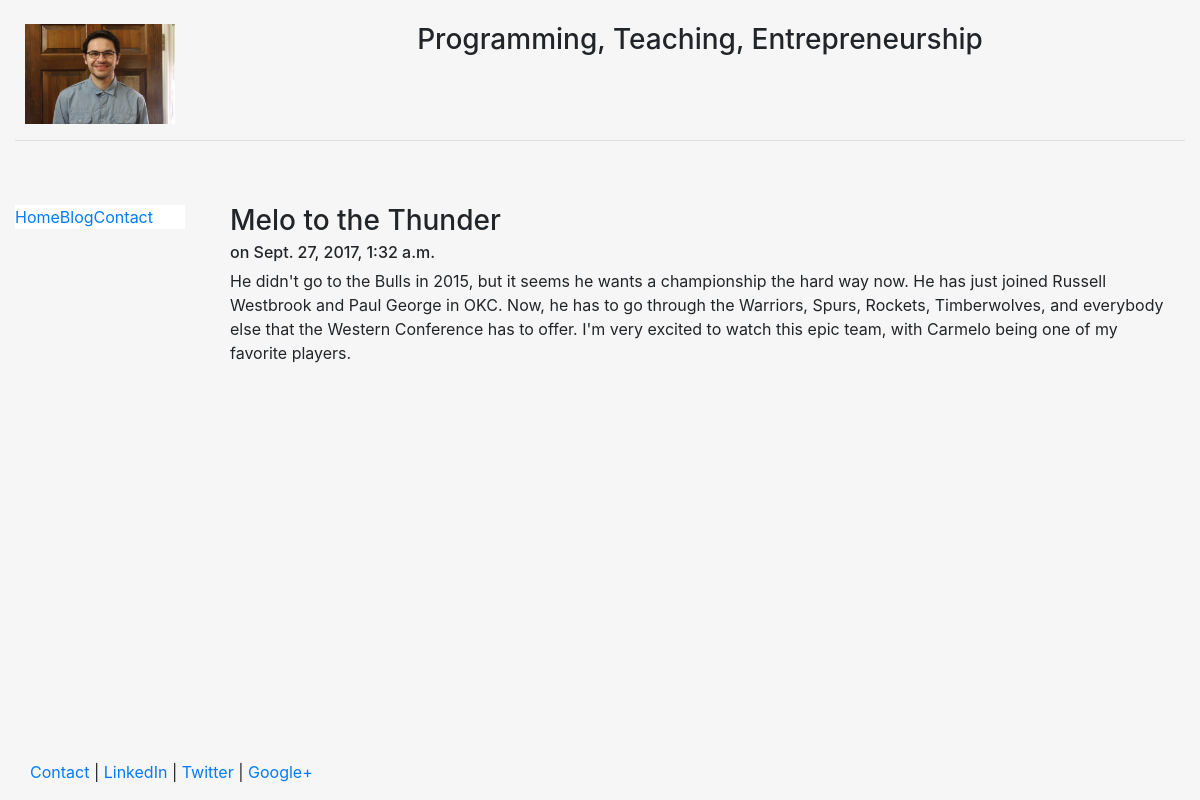
Page /blog/2 on the committed database.
### blog/models.py (models this page shows, shortened)
class Post(models.Model):
	title = models.CharField(max_length=140)
	body = models.TextField()
	date = models.DateTimeField()

### blog/templates/blog/post.html
{% extends "personal/header.html"  %}
{% block content  %}
	<h3>{{ post.title }}</h3>
	<h6>on {{post.date}}</h6>
	{{post.body|safe|linebreaks}}
{% endblock  %}

### personal/templates/personal/header.html (style rules this page uses)
html, body { height:100% }

### rows in the picture
Post: title "Melo to the Thunder", date "Sept. 27, 2017, 1:32 a.m.", body "He didn't go to the Bulls in 2015, but it seems he wants a championship the hard way now. He has just joined Russell Westbrook and Paul George in OKC. Now, he has to go through the Warriors, Spurs, Rockets, Timberwolves, and everybody else that the Western Conference has to offer. I'm very excited to watch this epic team, with Carmelo being one of my favorite players."
